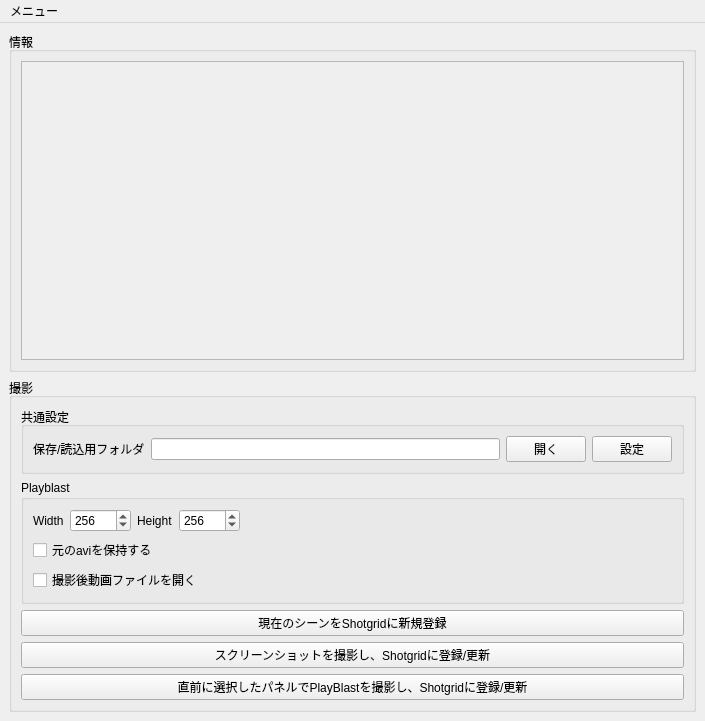
<?xml version="1.0" encoding="UTF-8"?>
<ui version="4.0">
 <class>MainWindow</class>
 <widget class="QMainWindow" name="MainWindow">
  <property name="geometry">
   <rect>
    <x>0</x>
    <y>0</y>
    <width>705</width>
    <height>721</height>
   </rect>
  </property>
  <property name="windowTitle">
   <string>GlpMayaToShotgrid</string>
  </property>
  <widget class="QWidget" name="centralwidget">
   <layout class="QVBoxLayout" name="verticalLayout_3" stretch="1,0">
    <item>
     <widget class="QGroupBox" name="groupBox_5">
      <property name="title">
       <string>情報</string>
      </property>
      <layout class="QVBoxLayout" name="verticalLayout_5">
       <item>
        <widget class="QPlainTextEdit" name="sg_asset_data_view">
         <property name="enabled">
          <bool>false</bool>
         </property>
        </widget>
       </item>
      </layout>
     </widget>
    </item>
    <item>
     <widget class="QGroupBox" name="groupBox">
      <property name="title">
       <string>撮影</string>
      </property>
      <layout class="QVBoxLayout" name="verticalLayout">
       <item>
        <widget class="QGroupBox" name="groupBox_3">
         <property name="title">
          <string>共通設定</string>
         </property>
         <property name="flat">
          <bool>true</bool>
         </property>
         <layout class="QVBoxLayout" name="verticalLayout_6">
          <item>
           <layout class="QHBoxLayout" name="horizontalLayout">
            <item>
             <widget class="QLabel" name="label">
              <property name="text">
               <string>保存/読込用フォルダ</string>
              </property>
             </widget>
            </item>
            <item>
             <widget class="QLineEdit" name="target_dir_line"/>
            </item>
            <item>
             <widget class="QPushButton" name="open_target_dir_button">
              <property name="text">
               <string>開く</string>
              </property>
             </widget>
            </item>
            <item>
             <widget class="QPushButton" name="set_target_dir_button">
              <property name="text">
               <string>設定</string>
              </property>
             </widget>
            </item>
           </layout>
          </item>
         </layout>
         <zorder></zorder>
        </widget>
       </item>
       <item>
        <widget class="QGroupBox" name="groupBox_2">
         <property name="title">
          <string>Playblast</string>
         </property>
         <property name="flat">
          <bool>true</bool>
         </property>
         <layout class="QVBoxLayout" name="verticalLayout_2">
          <item>
           <layout class="QHBoxLayout" name="horizontalLayout_3">
            <item>
             <widget class="QLabel" name="label_3">
              <property name="text">
               <string>Width</string>
              </property>
             </widget>
            </item>
            <item>
             <widget class="QSpinBox" name="pb_width_spinbox">
              <property name="maximum">
               <number>10000</number>
              </property>
              <property name="value">
               <number>256</number>
              </property>
             </widget>
            </item>
            <item>
             <widget class="QLabel" name="label_4">
              <property name="text">
               <string>Height</string>
              </property>
             </widget>
            </item>
            <item>
             <widget class="QSpinBox" name="pb_height_spinbox">
              <property name="maximum">
               <number>10000</number>
              </property>
              <property name="value">
               <number>256</number>
              </property>
             </widget>
            </item>
            <item>
             <spacer name="horizontalSpacer">
              <property name="orientation">
               <enum>Qt::Horizontal</enum>
              </property>
              <property name="sizeHint" stdset="0">
               <size>
                <width>40</width>
                <height>20</height>
               </size>
              </property>
             </spacer>
            </item>
           </layout>
          </item>
          <item>
           <widget class="QCheckBox" name="pb_is_remove_org_avi">
            <property name="text">
             <string>元のaviを保持する</string>
            </property>
           </widget>
          </item>
          <item>
           <widget class="QCheckBox" name="pb_is_should_view_mp4">
            <property name="text">
             <string>撮影後動画ファイルを開く</string>
            </property>
           </widget>
          </item>
         </layout>
        </widget>
       </item>
       <item>
        <widget class="QPushButton" name="sg_asset_add_button">
         <property name="text">
          <string>現在のシーンをShotgridに新規登録</string>
         </property>
        </widget>
       </item>
       <item>
        <widget class="QPushButton" name="ss_register_sg_button">
         <property name="text">
          <string>スクリーンショットを撮影し、Shotgridに登録/更新</string>
         </property>
        </widget>
       </item>
       <item>
        <widget class="QPushButton" name="pb_register_sg_button">
         <property name="text">
          <string>直前に選択したパネルでPlayBlastを撮影し、Shotgridに登録/更新</string>
         </property>
        </widget>
       </item>
      </layout>
     </widget>
    </item>
   </layout>
  </widget>
  <widget class="QMenuBar" name="menuBar">
   <property name="geometry">
    <rect>
     <x>0</x>
     <y>0</y>
     <width>705</width>
     <height>21</height>
    </rect>
   </property>
   <widget class="QMenu" name="menu">
    <property name="title">
     <string>メニュー</string>
    </property>
    <addaction name="login_status"/>
   </widget>
   <addaction name="menu"/>
  </widget>
  <action name="login_status">
   <property name="text">
    <string>ログイン情報</string>
   </property>
  </action>
 </widget>
 <resources/>
 <connections/>
</ui>
